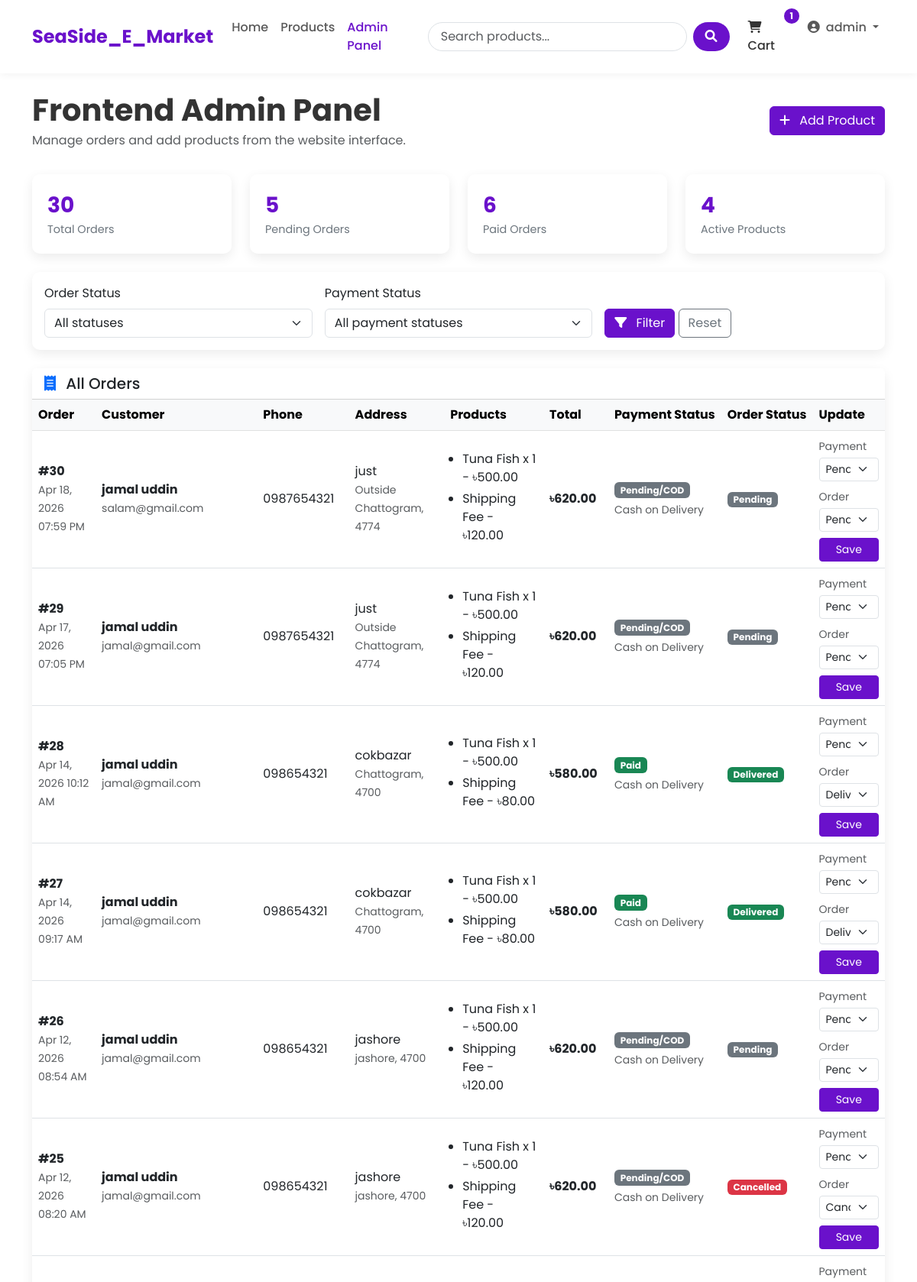
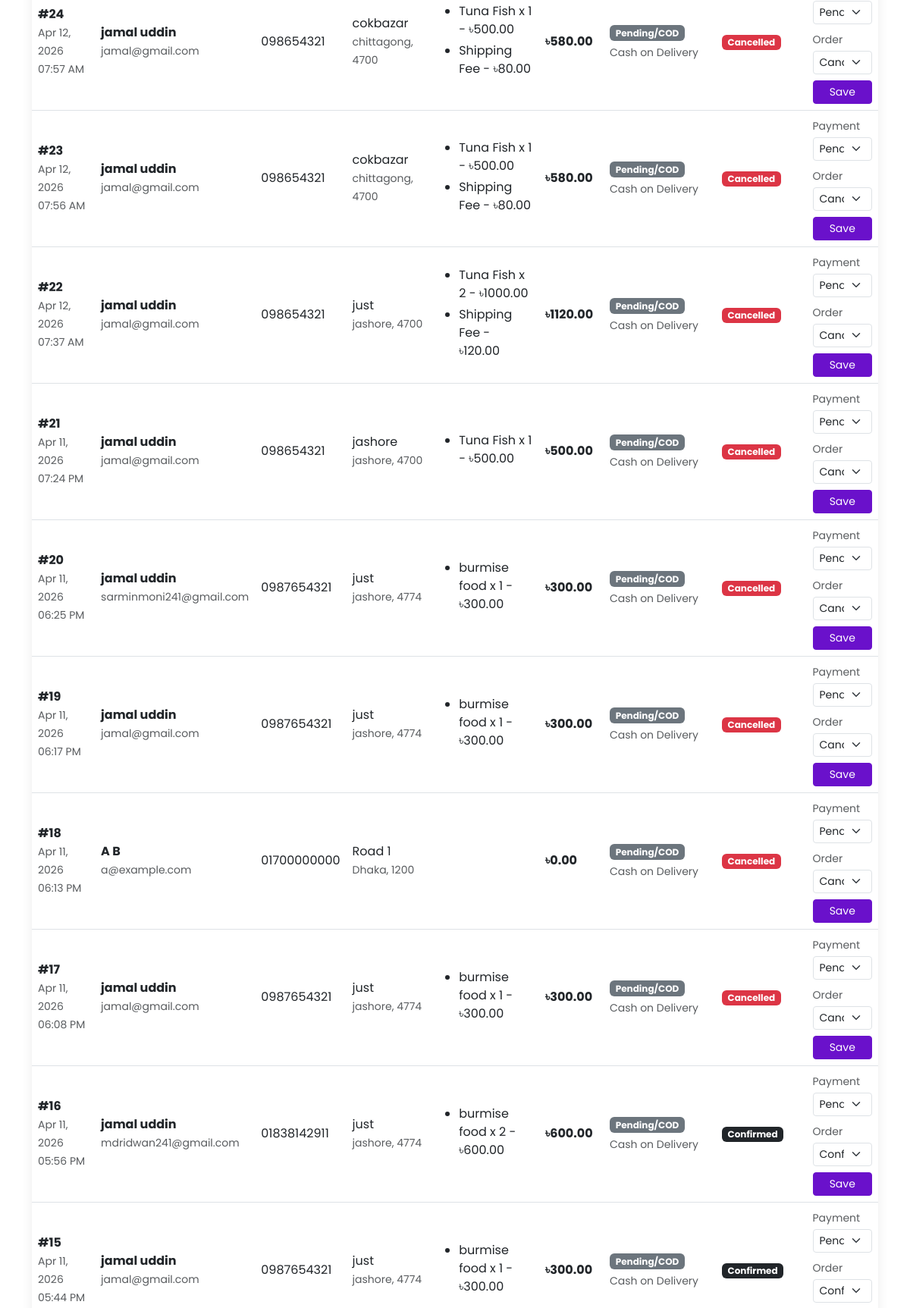
Page /store-admin/ (signed in, upper part) on the committed database (2 pictures, top to bottom).
### SeaSide_Shop/models.py (models this page shows, shortened)
class Order(models.Model):
    STATUS = [
        ('pending', 'Pending'),
        ('confirm', 'Confirmed'),
        ('processing', 'Processing'),
        ('shipped', 'Shipped'),
        ('delivered', 'Delivered'),
        ('failed', 'Failed'),
        ('canceled', 'Cancelled'),
    ]
    PAYMENT_METHODS = [
        ('cod', 'Cash on Delivery'),
        ('sslcommerz', 'Pay Online with SSLCommerz'),
    ]
    PAYMENT_STATUS = [
        ('cod', 'Pending/COD'),
        ('pending', 'Pending'),
        ('paid', 'Paid'),
        ('failed', 'Failed'),
        ('canceled', 'Cancelled'),
    ]
    user = models.ForeignKey(User, on_delete=models.CASCADE, related_name='orders')
    first_name = models.CharField(max_length=100)
    last_name = models.CharField(max_length=100)
    email = models.EmailField()
    address = models.TextField()
    postal_code = models.CharField(max_length=100)
    phone = models.CharField(max_length=12, blank=True)
    city = models.CharField(max_length=100)
    note = models.TextField(blank=True)
    shipping_fee = models.DecimalField(max_digits=10, decimal_places=2, default=0)
    paid = models.BooleanField(default=False)
    payment_method = models.CharField(max_length=20, choices=PAYMENT_METHODS, default='cod')
    payment_status = models.CharField(max_length=20, choices=PAYMENT_STATUS, default='cod')
    transaction_id = models.CharField(max_length=100, blank=True)
    sslcommerz_session_key = models.CharField(max_length=255, blank=True)
    validation_id = models.CharField(max_length=255, blank=True)
    bank_transaction_id = models.CharField(max_length=255, blank=True)
    stock_reduced = models.BooleanField(default=False)
    created_at = models.DateTimeField(auto_now_add=True)
    updated_at = models.DateTimeField(auto_now=True)
    status = models.CharField(max_length=10, choices=STATUS, default='pending')
    def get_items_total(self):
        return sum(item.get_cost() for item in self.order_items.all())
    def get_total_cost(self):
        return self.get_items_total() + self.shipping_fee

class OrderItem(models.Model):
    order = models.ForeignKey(Order, on_delete=models.CASCADE, related_name='order_items')
    product = models.ForeignKey(Product, on_delete=models.CASCADE)
    quantity = models.PositiveBigIntegerField(default=1)
    price = models.DecimalField(max_digits=10, decimal_places=2)
    def get_cost(self):
        return self.quantity*self.price  # 20

class Product(models.Model):
    name = models.CharField(max_length=100)
    slug = models.SlugField(max_length=200, unique=True)
    category = models.ForeignKey(Category, on_delete=models.CASCADE, related_name='products')
    description = models.TextField()
    price = models.DecimalField(max_digits=10, decimal_places=2) # 405.99
    stock = models.PositiveBigIntegerField(default=1)
    available = models.BooleanField(default=True)
    created_at = models.DateTimeField(auto_now_add=True)
    updated_at = models.DateTimeField(auto_now=True)
    image = models.ImageField(upload_to='products/%Y/%m/%d') # products/25/10/2025

### SeaSide_Shop/views.py (the view)
# urls.py: path('store-admin/', views.frontend_admin_dashboard, name='frontend_admin_dashboard'),
@frontend_admin_required
def frontend_admin_dashboard(request):
    orders = Order.objects.select_related('user').prefetch_related(
        'order_items__product',
        'order_items__product__category',
    ).order_by('-created_at')
    products = Product.objects.select_related('category').order_by('-created_at')
    status_filter = request.GET.get('status', '')
    payment_filter = request.GET.get('payment_status', '')
    if status_filter:
        orders = orders.filter(status=status_filter)
    if payment_filter:
        orders = orders.filter(payment_status=payment_filter)
    stats_orders = Order.objects.all()
    context = {
        'orders': orders,
        'status_choices': Order.STATUS,
        'payment_status_choices': Order.PAYMENT_STATUS,
        'selected_status': status_filter,
        'selected_payment_status': payment_filter,
        'total_orders': stats_orders.count(),
        'pending_orders': stats_orders.filter(status='pending').count(),
        'paid_orders': stats_orders.filter(Q(paid=True) | Q(payment_status='paid')).distinct().count(),
        'total_products': Product.objects.filter(available=True).count(),
        'removed_products': Product.objects.filter(available=False).count(),
        'products': products,
    }
    return render(request, 'SeaSide_Shop/frontend_admin/dashboard.html', context)

### templates/SeaSide_Shop/frontend_admin/dashboard.html (shortened to what this page needs)
{% extends 'base.html' %}
{% block content %}
<div class="admin-header">
    <div>
        <h1 class="admin-title">Frontend Admin Panel</h1>
        <p class="text-muted mb-0">Manage orders and add products from the website interface.</p>
    </div>
    <a href="{% url 'frontend_admin_add_product' %}" class="btn btn-primary">
        <i class="fas fa-plus me-2"></i> Add Product
    </a>
</div>
<div class="row g-4 mb-4">
    <div class="col-md-3">
        <div class="stat-card bg-white">
            <div class="stat-value">{{ total_orders }}</div>
            <div class="stat-label">Total Orders</div>
        </div>
    </div>
    <div class="col-md-3">
        <div class="stat-card bg-white">
            <div class="stat-value">{{ pending_orders }}</div>
            <div class="stat-label">Pending Orders</div>
        </div>
    </div>
    <div class="col-md-3">
        <div class="stat-card bg-white">
            <div class="stat-value">{{ paid_orders }}</div>
            <div class="stat-label">Paid Orders</div>
        </div>
    </div>
    <div class="col-md-3">
        <div class="stat-card bg-white">
            <div class="stat-value">{{ total_products }}</div>
            <div class="stat-label">Active Products</div>
        </div>
    </div>
</div>
<div class="admin-card card mb-4">
    <div class="card-body">
        <form method="get" class="row g-3 align-items-end">
            <div class="col-md-4">
                <label class="form-label">Order Status</label>
                <select name="status" class="form-select">
                    <option value="">All statuses</option>
                </select>
            </div>
            <div class="col-md-4">
                <label class="form-label">Payment Status</label>
                <select name="payment_status" class="form-select">
                    <option value="">All payment statuses</option>
                </select>
            </div>
            <div class="col-md-4">
                <button type="submit" class="btn btn-primary">
                    <i class="fas fa-filter me-2"></i> Filter
                </button>
                <a href="{% url 'frontend_admin_dashboard' %}" class="btn btn-outline-secondary">Reset</a>
            </div>
        </form>
    </div>
</div>
<div class="admin-card card">
    <div class="card-header bg-white">
        <h5 class="mb-0"><i class="fas fa-receipt me-2 text-primary"></i> All Orders</h5>
    </div>
    <div class="card-body p-0">
        <div class="table-responsive">
            <table class="table table-hover admin-table mb-0">
                <thead class="table-light">
                    <tr>
                        <th>Order</th>
                        <th>Customer</th>
                        <th>Phone</th>
                        <th>Address</th>
                        <th>Products</th>
                        <th>Total</th>
                        <th>Payment Status</th>
                        <th>Order Status</th>
                        <th>Update</th>
                    </tr>
                </thead>
                <tbody>
                    {% for order in orders %}
                    <tr>
                        <td>
                            <strong>#{{ order.id }}</strong><br>
                            <span class="small text-muted">{{ order.created_at|date:"M d, Y h:i A" }}</span>
                        </td>
                        <td>
                            <strong>{{ order.first_name }} {{ order.last_name }}</strong><br>
                            <span class="small text-muted">{{ order.email }}</span>
                        </td>
                        <td>{{ order.phone }}</td>
                        <td>
                            {{ order.address }}<br>
                            <span class="small text-muted">{{ order.city }}, {{ order.postal_code }}</span>
                        </td>
                        <td>
                            <ul class="order-products">
                                {% for item in order.order_items.all %}
                                <li>{{ item.product.name }} x {{ item.quantity }} - ৳{{ item.get_cost }}</li>
                                {% endfor %}
                                {% if order.shipping_fee %}
                                <li>Shipping Fee - ৳{{ order.shipping_fee }}</li>
                                {% endif %}
                            </ul>
                        </td>
                        <td class="fw-bold">৳{{ order.get_total_cost }}</td>
                        <td>
                            <span class="badge {% if order.payment_status == 'paid' or order.paid %}bg-success{% elif order.payment_status == 'failed' or order.payment_status == 'canceled' %}bg-danger{% elif order.payment_status == 'cod' %}bg-secondary{% else %}bg-warning text-dark{% endif %}">
                                {% if order.paid and order.payment_status != 'paid' %}Paid{% else %}{{ order.get_payment_status_display }}{% endif %}
                            </span>
                            <div class="small text-muted mt-1">{{ order.get_payment_method_display }}</div>
                        </td>
                        <td>
                            <span class="badge {% if order.status == 'delivered' %}bg-success{% elif order.status == 'shipped' %}bg-info{% elif order.status == 'processing' %}bg-primary{% elif order.status == 'confirm' %}bg-dark{% elif order.status == 'failed' or order.status == 'canceled' %}bg-danger{% else %}bg-secondary{% endif %}">
                                {{ order.get_status_display }}
                            </span>
                        </td>
                        <td>
                            <form method="post" action="{% url 'frontend_admin_update_order_status' order.id %}" class="d-flex flex-column gap-2">
                                <div>
                                    <label class="small text-muted mb-1">Payment</label>
                                    <select name="payment_status" class="form-select form-select-sm">
                                        {% for value, label in payment_status_choices %}
                                        <option value="{{ value }}" {% if order.payment_status == value %}selected{% endif %}>{{ label }}</option>
                                        {% endfor %}
                                    </select>
                                </div>
                                <div>
                                    <label class="small text-muted mb-1">Order</label>
                                    <select name="status" class="form-select form-select-sm">
                                        {% for value, label in status_choices %}
                                        <option value="{{ value }}" {% if order.status == value %}selected{% endif %}>{{ label }}</option>
                                        {% endfor %}
                                    </select>
                                </div>
                                <button type="submit" class="btn btn-sm btn-primary">Save</button>
                            </form>
                        </td>
                    </tr>
                    {% endfor %}
                </tbody>
            </table>
        </div>
    </div>
</div>
{% endblock %}

### templates/base.html (shortened to what this page needs)
<!DOCTYPE html>
<html lang="en">
<head>
    <link href="https://cdn.jsdelivr.net/npm/bootstrap@5.3.0/dist/css/bootstrap.min.css" rel="stylesheet">
    <link rel="stylesheet" href="https://cdnjs.cloudflare.com/ajax/libs/font-awesome/6.0.0/css/all.min.css">
    {% load static %}
</head>
<body>
    <header>
        <nav class="navbar navbar-expand-lg navbar-light bg-white">
            <div class="container">
                <a class="navbar-brand" href="{% url 'home' %}">SeaSide_E_Market</a>
                <div class="collapse navbar-collapse" id="navbarNav">
                    <ul class="navbar-nav me-auto mb-2 mb-lg-0">
                        <li class="nav-item {% if request.path == '/' %}active{% endif %}">
                            <a class="nav-link" href="{% url 'home' %}">Home</a>
                        </li>
                        <li class="nav-item {% if '/products/' in request.path %}active{% endif %}">
                            <a class="nav-link" href="{% url 'product_list' %}">Products</a>
                        </li>
                        {% if user.is_staff or user.is_superuser %}
                        <li class="nav-item {% if '/store-admin/' in request.path %}active{% endif %}">
                            <a class="nav-link" href="{% url 'frontend_admin_dashboard' %}">Admin Panel</a>
                        </li>
                        {% endif %}
                    </ul>
                    <form class="d-flex search-box me-3" action="{% url 'product_list' %}" method="get">
                        <input class="form-control search-input me-2" type="search" name="search" placeholder="Search products..." aria-label="Search">
                        <button class="btn search-btn" type="submit">
                            <i class="fas fa-search"></i>
                        </button>
                    </form>
                    <ul class="navbar-nav">
                        <li class="nav-item me-2">
                            <a class="nav-link cart-btn" href="{% url 'cart_detail' %}">
                                <i class="fas fa-shopping-cart"></i> Cart
                                {% if cart_items_count %}
                                    <span class="badge rounded-pill cart-badge">{{ cart_items_count }}</span>
                                {% endif %}
                            </a>
                        </li>
                        {% if user.is_authenticated %}
                            <li class="nav-item dropdown">
                                <a class="nav-link dropdown-toggle" href="#" id="navbarDropdown" role="button"
                                   data-bs-toggle="dropdown" aria-expanded="false">
                                    <i class="fas fa-user-circle me-1"></i> {{ user.username }}
                                </a>
                            </li>
                        {% endif %}
                    </ul>
                </div>
            </div>
        </nav>
    </header>
    <main class="container my-4">
        {% block content %}{% endblock %}
    </main>
</body>
</html>

### rows in the picture
Order: id "30", created_at "Apr 18, 2026 07:59 PM", first_name "jamal", last_name "uddin", email "salam@gmail.com", phone "0987654321", address "just", city "Outside Chattogram", postal_code "4774", shipping_fee "120.00", get_total_cost "620.00", payment_status "Pending/COD", payment_method "Cash on Delivery", status "Pending"
OrderItem: product.name "Tuna Fish", quantity "1", get_cost "500.00"
Order: id "29", created_at "Apr 17, 2026 07:05 PM", first_name "jamal", last_name "uddin", email "jamal@gmail.com", phone "0987654321", address "just", city "Outside Chattogram", postal_code "4774", shipping_fee "120.00", get_total_cost "620.00", payment_status "Pending/COD", payment_method "Cash on Delivery", status "Pending"
OrderItem: product.name "Tuna Fish", quantity "1", get_cost "500.00"
Order: id "28", created_at "Apr 14, 2026 10:12 AM", first_name "jamal", last_name "uddin", email "jamal@gmail.com", phone "098654321", address "cokbazar", city "Chattogram", postal_code "4700", shipping_fee "80.00", get_total_cost "580.00", paid "Paid", payment_method "Cash on Delivery", status "Delivered", payment_status "Pending/COD"
OrderItem: product.name "Tuna Fish", quantity "1", get_cost "500.00"
Order: id "27", created_at "Apr 14, 2026 09:17 AM", first_name "jamal", last_name "uddin", email "jamal@gmail.com", phone "098654321", address "cokbazar", city "Chattogram", postal_code "4700", shipping_fee "80.00", get_total_cost "580.00", paid "Paid", payment_method "Cash on Delivery", status "Delivered", payment_status "Pending/COD"
OrderItem: product.name "Tuna Fish", quantity "1", get_cost "500.00"
Order: id "26", created_at "Apr 12, 2026 08:54 AM", first_name "jamal", last_name "uddin", email "jamal@gmail.com", phone "098654321", address "jashore", city "jashore", postal_code "4700", shipping_fee "120.00", get_total_cost "620.00", payment_status "Pending/COD", payment_method "Cash on Delivery", status "Pending"
OrderItem: product.name "Tuna Fish", quantity "1", get_cost "500.00"
Order: id "25", created_at "Apr 12, 2026 08:20 AM", first_name "jamal", last_name "uddin", email "jamal@gmail.com", phone "098654321", address "jashore", city "jashore", postal_code "4700", shipping_fee "120.00", get_total_cost "620.00", payment_status "Pending/COD", payment_method "Cash on Delivery", status "Cancelled"
OrderItem: product.name "Tuna Fish", quantity "1", get_cost "500.00"
Order: id "24", created_at "Apr 12, 2026 07:57 AM", first_name "jamal", last_name "uddin", email "jamal@gmail.com", phone "098654321", address "cokbazar", city "chittagong", postal_code "4700", shipping_fee "80.00", get_total_cost "580.00", payment_status "Pending/COD", payment_method "Cash on Delivery", status "Cancelled"
OrderItem: product.name "Tuna Fish", quantity "1", get_cost "500.00"
Order: id "23", created_at "Apr 12, 2026 07:56 AM", first_name "jamal", last_name "uddin", email "jamal@gmail.com", phone "098654321", address "cokbazar", city "chittagong", postal_code "4700", shipping_fee "80.00", get_total_cost "580.00", payment_status "Pending/COD", payment_method "Cash on Delivery", status "Cancelled"
OrderItem: product.name "Tuna Fish", quantity "1", get_cost "500.00"
Order: id "22", created_at "Apr 12, 2026 07:37 AM", first_name "jamal", last_name "uddin", email "jamal@gmail.com", phone "098654321", address "just", city "jashore", postal_code "4700", shipping_fee "120.00", get_total_cost "1120.00", payment_status "Pending/COD", payment_method "Cash on Delivery", status "Cancelled"
OrderItem: product.name "Tuna Fish", quantity "2", get_cost "1000.00"
Order: id "21", created_at "Apr 11, 2026 07:24 PM", first_name "jamal", last_name "uddin", email "jamal@gmail.com", phone "098654321", address "jashore", city "jashore", postal_code "4700", get_total_cost "500.00", payment_status "Pending/COD", payment_method "Cash on Delivery", status "Cancelled"
OrderItem: product.name "Tuna Fish", quantity "1", get_cost "500.00"
Order: id "20", created_at "Apr 11, 2026 06:25 PM", first_name "jamal", last_name "uddin", email "sarminmoni241@gmail.com", phone "0987654321", address "just", city "jashore", postal_code "4774", get_total_cost "300.00", payment_status "Pending/COD", payment_method "Cash on Delivery", status "Cancelled"
OrderItem: product.name "burmise food", quantity "1", get_cost "300.00"
Order: id "19", created_at "Apr 11, 2026 06:17 PM", first_name "jamal", last_name "uddin", email "jamal@gmail.com", phone "0987654321", address "just", city "jashore", postal_code "4774", get_total_cost "300.00", payment_status "Pending/COD", payment_method "Cash on Delivery", status "Cancelled"
OrderItem: product.name "burmise food", quantity "1", get_cost "300.00"
Order: id "18", created_at "Apr 11, 2026 06:13 PM", first_name "A", last_name "B", email "a@example.com", phone "01700000000", address "Road 1", city "Dhaka", postal_code "1200", get_total_cost "0.00", payment_status "Pending/COD", payment_method "Cash on Delivery", status "Cancelled"
Order: id "17", created_at "Apr 11, 2026 06:08 PM", first_name "jamal", last_name "uddin", email "jamal@gmail.com", phone "0987654321", address "just", city "jashore", postal_code "4774", get_total_cost "300.00", payment_status "Pending/COD", payment_method "Cash on Delivery", status "Cancelled"
OrderItem: product.name "burmise food", quantity "1", get_cost "300.00"
Order: id "16", created_at "Apr 11, 2026 05:56 PM", first_name "jamal", last_name "uddin", email "mdridwan241@gmail.com", phone "01838142911", address "just", city "jashore", postal_code "4774", get_total_cost "600.00", payment_status "Pending/COD", payment_method "Cash on Delivery", status "Confirmed"
OrderItem: product.name "burmise food", quantity "2", get_cost "600.00"
Order: id "15", created_at "Apr 11, 2026 05:44 PM", first_name "jamal", last_name "uddin", email "jamal@gmail.com", phone "0987654321", address "just", city "jashore", postal_code "4774", get_total_cost "300.00", payment_status "Pending/COD", payment_method "Cash on Delivery", status "Confirmed"
OrderItem: product.name "burmise food", quantity "1", get_cost "300.00"

### other values in the picture
{{ cart_items_count }} "1"
{{ user.username }} "admin"
{{ total_orders }} "30"
{{ pending_orders }} "5"
{{ paid_orders }} "6"
{{ total_products }} "4"
